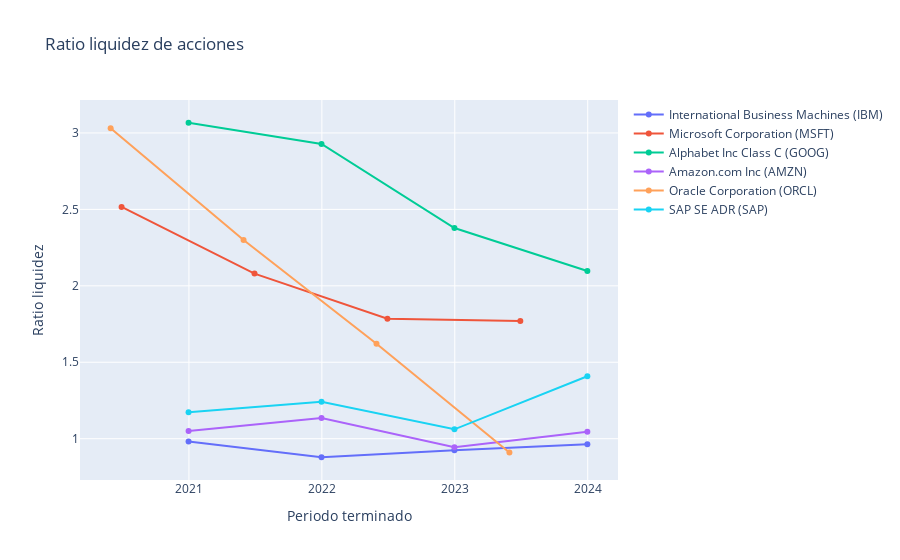

The notebook cell this image was saved under:
### Code cell
fig = go.Figure()
for stock_pkl in list(dic_stocks_pkl.keys()):
    fig.add_trace(go.Scatter(x=dic_stocks_pkl[stock_pkl].df_balance.index , y=dic_stocks_pkl[stock_pkl].df_balance["Ratio liquidez"], name=stock_pkl))
fig.update_layout(title='Ratio liquidez de acciones', xaxis_title='Periodo terminado', yaxis_title='Ratio liquidez')
fig.show()

### Figure 1 — Plotly figure (JSON) as saved in the notebook; plotly's stock layout.template omitted (floating-point values rounded to 4 significant figures)
{"data": [{"name": "International Business Machines (IBM)", "type": "scatter", "x": ["2023-12-31T00:00:00", "2022-12-31T00:00:00", "2021-12-31T00:00:00", "2020-12-31T00:00:00"], "y": [0.9644, 0.9242, 0.8786, 0.9823]}, {"name": "Microsoft Corporation (MSFT)", "type": "scatter", "x": ["2023-06-30T00:00:00", "2022-06-30T00:00:00", "2021-06-30T00:00:00", "2020-06-30T00:00:00"], "y": [1.769, 1.785, 2.08, 2.516]}, {"name": "Alphabet Inc Class C (GOOG)", "type": "scatter", "x": ["2023-12-31T00:00:00", "2022-12-31T00:00:00", "2021-12-31T00:00:00", "2020-12-31T00:00:00"], "y": [2.097, 2.378, 2.928, 3.067]}, {"name": "Amazon.com Inc (AMZN)", "type": "scatter", "x": ["2023-12-31T00:00:00", "2022-12-31T00:00:00", "2021-12-31T00:00:00", "2020-12-31T00:00:00"], "y": [1.045, 0.9446, 1.136, 1.05]}, {"name": "Oracle Corporation (ORCL)", "type": "scatter", "x": ["2023-05-31T00:00:00", "2022-05-31T00:00:00", "2021-05-31T00:00:00", "2020-05-31T00:00:00"], "y": [0.9097, 1.621, 2.3, 3.031]}, {"name": "SAP SE ADR (SAP)", "type": "scatter", "x": ["2023-12-31T00:00:00", "2022-12-31T00:00:00", "2021-12-31T00:00:00", "2020-12-31T00:00:00"], "y": [1.409, 1.061, 1.242, 1.173]}], "layout": {"title": {"text": "Ratio liquidez de acciones"}, "xaxis": {"title": {"text": "Periodo terminado"}}, "yaxis": {"title": {"text": "Ratio liquidez"}}}}
